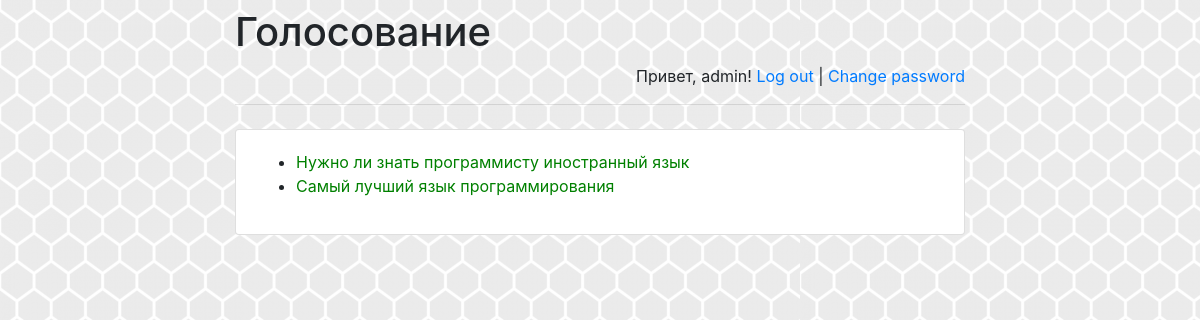
The page /polls/ (signed in) on the database its author committed.
### polls/models.py (models this page shows, shortened)
class Question(models.Model):
    question_text = models.CharField(max_length=200)
    pub_date = models.DateTimeField('date published')

### polls/views.py (the view)
# urls.py: path('', views.IndexView.as_view(), name='index'),
class IndexView(generic.ListView):
    template_name = 'polls/index.html'
    context_object_name = 'latest_question_list'
    def get_queryset(self):
        return Question.objects.order_by('-pub_date')[:5]

### polls/templates/polls/index.html (shortened to what this page needs)
<!doctype html>
<html lang="en">
<head>
    {% load static %}
    <link rel="stylesheet" href="{% static 'polls/style.css' %}">
    <link rel="stylesheet" href="https://stackpath.bootstrapcdn.com/bootstrap/4.1.3/css/bootstrap.min.css">
</head>
<body>
<div class="container">
    <div class="row justify-content-center">
        <div class="col-8">
            <h1 class="mt-2">Голосование</h1>
            {% if user.is_authenticated %}
                <p class="text-right">
                    Привет, {{ user.username }}!
                    <a href="/polls/logout">Log out</a> |
                    <a href="/polls/password-change">
                        Change password
                    </a>
                </p>
            {% else %}
                <p class="text-right">
                    <a href="/polls/login">Log in</a> |
                    <a href="/polls/register">Register</a>
                </p>
            {% endif %}
            <hr class="mt-0 mb-4">
            <div class="card">
                <div class="card-body">
{% if latest_question_list %}
    <ul>
    {% for question in latest_question_list %}
        <li><a href="{% url 'polls:detail' question.id %}">{{ question.question_text }}</a></li>
    {% endfor %}
    </ul>
{% else %}
    <p>No polls are available.</p>
{% endif %}
                </div>
            </div>
        </div>
    </div>
</div>
</body>
</html>

### polls/static/polls/style.css (style rules this page uses)
body { background: white url("images/background.png") repeat; }
li a { color: green; }

### rows shown on the page
Question: question_text "Нужно ли знать программисту иностранный язык"
Question: question_text "Самый лучший язык программирования"

### other values the page prints
{{ user.username }} "admin"
